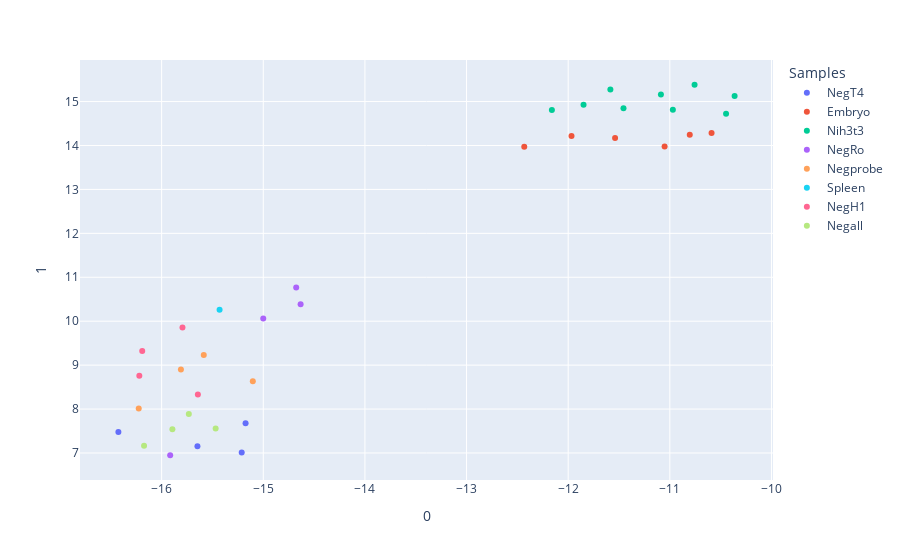
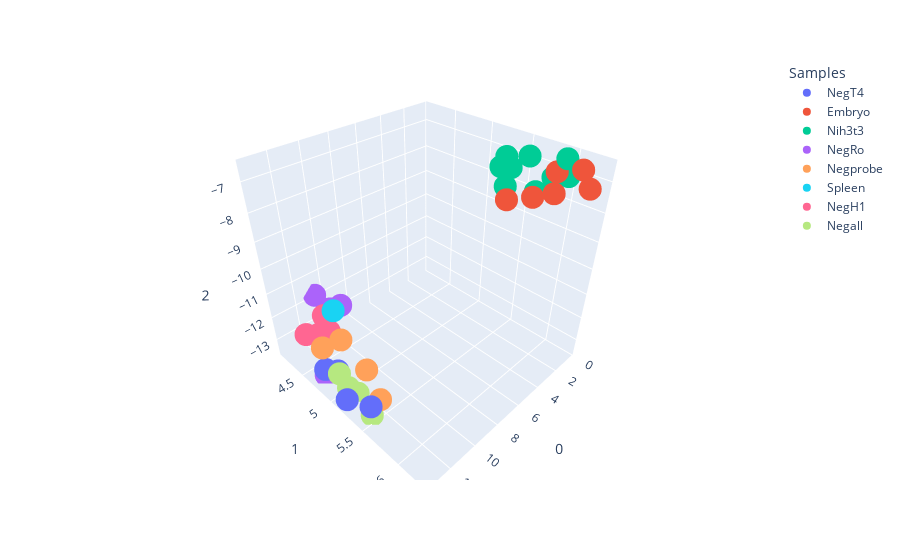

Notebook code for these charts, in order:
### Code cell
#used to make UMAP 
finalVar = geneNamesFinal[-1]
features = df_merged_transposed.loc[:, :finalVar]
df_merged_transposed['SampleNames'] = finalColNames

umap_2d = UMAP(n_components=2, init='random', random_state=0)
umap_3d = UMAP(n_components=3, init='random', random_state=0)

proj_2d = umap_2d.fit_transform(features)
proj_3d = umap_3d.fit_transform(features)

fig_2d = px.scatter(
    proj_2d, x=0, y=1,
    color=df_merged_transposed.Samples, labels={'color': 'Samples'},
    #text =df_merged_transposed['SampleNames']
)
fig_3d = px.scatter_3d(
    proj_3d, x=0, y=1, z=2,
    color=df_merged_transposed.Samples, labels={'color': 'Samples'},
    #text =df_merged_transposed['SampleNames']
)


fig_2d.show()
fig_3d.show()

### Figure 1 — Plotly figure (JSON) as saved in the notebook; plotly's stock layout.template omitted (floating-point values rounded to 4 significant figures)
{"data": [{"hovertemplate": "Samples=NegT4<br>0=%{x}<br>1=%{y}<extra></extra>", "legendgroup": "NegT4", "marker": {"color": "#636efa", "symbol": "circle"}, "mode": "markers", "name": "NegT4", "orientation": "v", "showlegend": true, "type": "scatter", "x": [-15.17, -15.21, -15.65, -16.43], "xaxis": "x", "y": [7.678, 7.009, 7.153, 7.477], "yaxis": "y"}, {"hovertemplate": "Samples=Embryo<br>0=%{x}<br>1=%{y}<extra></extra>", "legendgroup": "Embryo", "marker": {"color": "#EF553B", "symbol": "circle"}, "mode": "markers", "name": "Embryo", "orientation": "v", "showlegend": true, "type": "scatter", "x": [-11.05, -11.54, -11.97, -12.43, -10.8, -10.59], "xaxis": "x", "y": [13.98, 14.17, 14.22, 13.97, 14.24, 14.28], "yaxis": "y"}, {"hovertemplate": "Samples=Nih3t3<br>0=%{x}<br>1=%{y}<extra></extra>", "legendgroup": "Nih3t3", "marker": {"color": "#00cc96", "symbol": "circle"}, "mode": "markers", "name": "Nih3t3", "orientation": "v", "showlegend": true, "type": "scatter", "x": [-10.97, -10.76, -11.58, -11.85, -11.46, -10.36, -10.45, -11.09, -12.16], "xaxis": "x", "y": [14.81, 15.38, 15.27, 14.92, 14.84, 15.13, 14.72, 15.16, 14.81], "yaxis": "y"}, {"hovertemplate": "Samples=NegRo<br>0=%{x}<br>1=%{y}<extra></extra>", "legendgroup": "NegRo", "marker": {"color": "#ab63fa", "symbol": "circle"}, "mode": "markers", "name": "NegRo", "orientation": "v", "showlegend": true, "type": "scatter", "x": [-15.0, -15.92, -14.63, -14.68], "xaxis": "x", "y": [10.06, 6.949, 10.39, 10.77], "yaxis": "y"}, {"hovertemplate": "Samples=Negprobe<br>0=%{x}<br>1=%{y}<extra></extra>", "legendgroup": "Negprobe", "marker": {"color": "#FFA15A", "symbol": "circle"}, "mode": "markers", "name": "Negprobe", "orientation": "v", "showlegend": true, "type": "scatter", "x": [-15.81, -16.23, -15.59, -15.1], "xaxis": "x", "y": [8.902, 8.011, 9.231, 8.631], "yaxis": "y"}, {"hovertemplate": "Samples=Spleen<br>0=%{x}<br>1=%{y}<extra></extra>", "legendgroup": "Spleen", "marker": {"color": "#19d3f3", "symbol": "circle"}, "mode": "markers", "name": "Spleen", "orientation": "v", "showlegend": true, "type": "scatter", "x": [-15.43], "xaxis": "x", "y": [10.26], "yaxis": "y"}, {"hovertemplate": "Samples=NegH1<br>0=%{x}<br>1=%{y}<extra></extra>", "legendgroup": "NegH1", "marker": {"color": "#FF6692", "symbol": "circle"}, "mode": "markers", "name": "NegH1", "orientation": "v", "showlegend": true, "type": "scatter", "x": [-15.79, -15.64, -16.19, -16.22], "xaxis": "x", "y": [9.854, 8.331, 9.321, 8.758], "yaxis": "y"}, {"hovertemplate": "Samples=Negall<br>0=%{x}<br>1=%{y}<extra></extra>", "legendgroup": "Negall", "marker": {"color": "#B6E880", "symbol": "circle"}, "mode": "markers", "name": "Negall", "orientation": "v", "showlegend": true, "type": "scatter", "x": [-16.17, -15.73, -15.47, -15.89], "xaxis": "x", "y": [7.162, 7.886, 7.558, 7.543], "yaxis": "y"}], "layout": {"legend": {"title": {"text": "Samples"}, "tracegroupgap": 0}, "margin": {"t": 60}, "xaxis": {"anchor": "y", "domain": [0, 1], "title": {"text": "0"}}, "yaxis": {"anchor": "x", "domain": [0, 1], "title": {"text": "1"}}}}

### Figure 2 — Plotly figure (JSON) as saved in the notebook; plotly's stock layout.template omitted (floating-point values rounded to 4 significant figures)
{"data": [{"hovertemplate": "Samples=NegT4<br>0=%{x}<br>1=%{y}<br>2=%{z}<extra></extra>", "legendgroup": "NegT4", "marker": {"color": "#636efa", "symbol": "circle"}, "mode": "markers", "name": "NegT4", "scene": "scene", "showlegend": true, "type": "scatter3d", "x": [13.05, 13.38, 13.07, 12.56], "y": [5.495, 5.189, 4.779, 4.871], "z": [-12.94, -13.29, -13.05, -13.1]}, {"hovertemplate": "Samples=Embryo<br>0=%{x}<br>1=%{y}<br>2=%{z}<extra></extra>", "legendgroup": "Embryo", "marker": {"color": "#EF553B", "symbol": "circle"}, "mode": "markers", "name": "Embryo", "scene": "scene", "showlegend": true, "type": "scatter3d", "x": [1.516, 1.519, 1.701, 1.949, 1.309, 1.185], "y": [6.284, 5.952, 5.753, 5.491, 5.929, 6.165], "z": [-7.0, -7.519, -7.832, -8.175, -6.89, -6.617]}, {"hovertemplate": "Samples=Nih3t3<br>0=%{x}<br>1=%{y}<br>2=%{z}<extra></extra>", "legendgroup": "Nih3t3", "marker": {"color": "#00cc96", "symbol": "circle"}, "mode": "markers", "name": "Nih3t3", "scene": "scene", "showlegend": true, "type": "scatter3d", "x": [0.5095, 0.3299, 0.9828, 0.9776, 0.4929, 0.5422, 0.7184, 0.7014, 1.248], "y": [5.543, 5.803, 5.273, 5.701, 5.339, 5.982, 5.958, 5.299, 5.379], "z": [-6.903, -7.372, -7.442, -7.838, -7.491, -7.116, -6.558, -7.118, -7.968]}, {"hovertemplate": "Samples=NegRo<br>0=%{x}<br>1=%{y}<br>2=%{z}<extra></extra>", "legendgroup": "NegRo", "marker": {"color": "#ab63fa", "symbol": "circle"}, "mode": "markers", "name": "NegRo", "scene": "scene", "showlegend": true, "type": "scatter3d", "x": [10.8, 12.92, 10.63, 10.55], "y": [4.131, 4.727, 4.358, 4.555], "z": [-11.79, -13.49, -12.04, -11.54]}, {"hovertemplate": "Samples=Negprobe<br>0=%{x}<br>1=%{y}<br>2=%{z}<extra></extra>", "legendgroup": "Negprobe", "marker": {"color": "#FFA15A", "symbol": "circle"}, "mode": "markers", "name": "Negprobe", "scene": "scene", "showlegend": true, "type": "scatter3d", "x": [12.21, 12.29, 12.08, 12.93], "y": [5.287, 5.482, 4.875, 4.743], "z": [-12.2, -12.99, -11.88, -12.21]}, {"hovertemplate": "Samples=Spleen<br>0=%{x}<br>1=%{y}<br>2=%{z}<extra></extra>", "legendgroup": "Spleen", "marker": {"color": "#19d3f3", "symbol": "circle"}, "mode": "markers", "name": "Spleen", "scene": "scene", "showlegend": true, "type": "scatter3d", "x": [11.2], "y": [4.57], "z": [-11.54]}, {"hovertemplate": "Samples=NegH1<br>0=%{x}<br>1=%{y}<br>2=%{z}<extra></extra>", "legendgroup": "NegH1", "marker": {"color": "#FF6692", "symbol": "circle"}, "mode": "markers", "name": "NegH1", "scene": "scene", "showlegend": true, "type": "scatter3d", "x": [11.4, 12.74, 11.68, 12.08], "y": [4.424, 4.396, 4.571, 4.451], "z": [-11.97, -12.43, -12.28, -12.53]}, {"hovertemplate": "Samples=Negall<br>0=%{x}<br>1=%{y}<br>2=%{z}<extra></extra>", "legendgroup": "Negall", "marker": {"color": "#B6E880", "symbol": "circle"}, "mode": "markers", "name": "Negall", "scene": "scene", "showlegend": true, "type": "scatter3d", "x": [12.42, 13.02, 12.89, 12.75], "y": [5.152, 5.017, 5.464, 5.077], "z": [-13.5, -12.69, -13.49, -13.29]}], "layout": {"legend": {"title": {"text": "Samples"}, "tracegroupgap": 0}, "margin": {"t": 60}, "scene": {"domain": {"x": [0, 1], "y": [0, 1]}, "xaxis": {"title": {"text": "0"}}, "yaxis": {"title": {"text": "1"}}, "zaxis": {"title": {"text": "2"}}}}}
